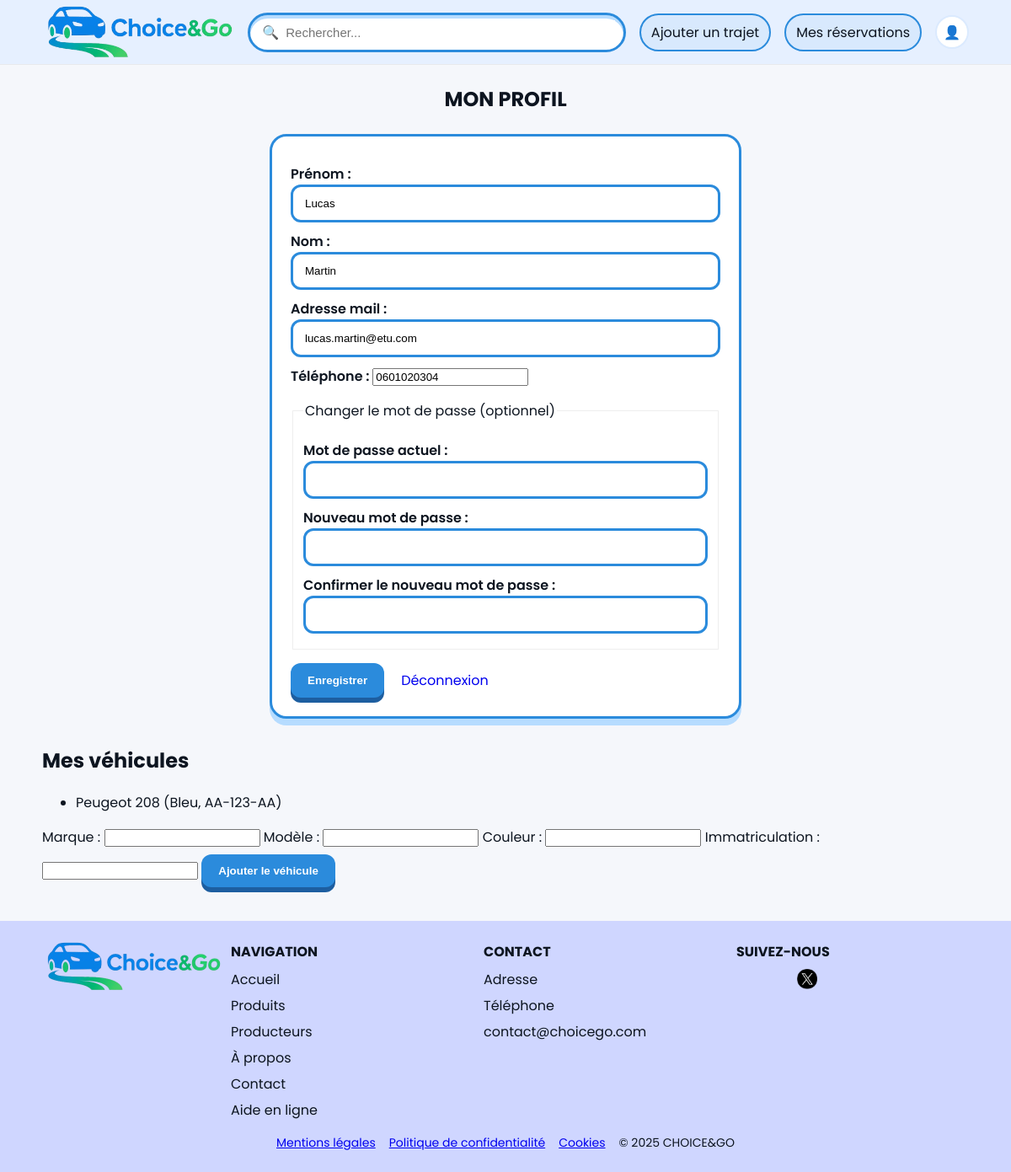
/choicego_siteV2/choicego_site/profile.php (signed in), run on the app's committed database.
### tables this page shows
CREATE TABLE `utilisateurs` (
  `utilisateur_id` int NOT NULL,
  `prenom` varchar(50) NOT NULL,
  `nom` varchar(50) NOT NULL,
  `email` varchar(255) NOT NULL,
  `mot_de_passe` varchar(255) NOT NULL,
  `telephone` varchar(20) DEFAULT NULL,
  `date_inscription` datetime NOT NULL DEFAULT CURRENT_TIMESTAMP
);

CREATE TABLE `vehicules` (
  `vehicule_id` int NOT NULL,
  `utilisateur_id` int NOT NULL,
  `marque` varchar(50) DEFAULT NULL,
  `modele` varchar(50) DEFAULT NULL,
  `couleur` varchar(30) DEFAULT NULL,
  `immatriculation` varchar(20) DEFAULT NULL
);

### choicego_siteV2/choicego_site/profile.php (the view, shortened to what this page needs)
<?php
include __DIR__ . "/includes/db.php";
include __DIR__ . "/includes/header.php";
$userId = (int) $_SESSION['user_id'];
$stmt = $pdo->prepare('SELECT utilisateur_id, prenom, nom, email, telephone FROM utilisateurs WHERE utilisateur_id = :id');
$stmt->execute([':id' => $userId]);
$user = $stmt->fetch();
$vehiclesStmt = $pdo->prepare('SELECT vehicule_id, marque, modele, couleur, immatriculation FROM vehicules WHERE utilisateur_id = :uid');
$vehiclesStmt->execute([':uid' => $userId]);
$vehicles = $vehiclesStmt->fetchAll();
?>
<section class="container auth">
  <h1>MON PROFIL</h1>
  <form class="auth-form" method="post" action="profile.php" novalidate>
    <label>Prénom :
      <input type="text" name="firstname" value="<?php echo htmlspecialchars($user['prenom']); ?>" required />
    </label>
    <label>Nom :
      <input type="text" name="lastname" value="<?php echo htmlspecialchars($user['nom']); ?>" required />
    </label>
    <label>Adresse mail :
      <input type="email" name="email" value="<?php echo htmlspecialchars($user['email']); ?>" required />
    </label>
    <label>Téléphone :
      <input type="tel" name="telephone" value="<?php echo htmlspecialchars($user['telephone'] ?? ''); ?>" />
    </label>
    <fieldset style="margin-top:1rem;border:1px solid #eee;padding:0.75rem;">
      <legend>Changer le mot de passe (optionnel)</legend>
      <label>Mot de passe actuel :
        <input type="password" name="current_password" autocomplete="current-password" />
      </label>
      <label>Nouveau mot de passe :
        <input type="password" name="new_password" autocomplete="new-password" />
      </label>
      <label>Confirmer le nouveau mot de passe :
        <input type="password" name="new_password_confirm" autocomplete="new-password" />
      </label>
    </fieldset>
    <div style="display:flex;gap:0.5rem;margin-top:1rem;">
      <button class="btn-primary" type="submit">Enregistrer</button>
      <a class="btn-secondary" href="logout.php" style="align-self:center;padding:0.5rem 0.75rem;text-decoration:none;">Déconnexion</a>
    </div>
  </form>
  <section style="margin-top:2rem;">
    <h2>Mes véhicules</h2>
    <?php if (count($vehicles) === 0): ?>
      <p>Aucun véhicule enregistré.</p>
    <?php else: ?>
      <ul>
        <?php foreach ($vehicles as $v): ?>
          <li>
            <?php echo htmlspecialchars("{$v['marque']} {$v['modele']} ({$v['couleur']}, {$v['immatriculation']})"); ?>
          </li>
        <?php endforeach; ?>
      </ul>
    <?php endif; ?>
    <form method="post" action="profile.php" style="margin-top:1rem;">
      <label>Marque : <input type="text" name="marque" required /></label>
      <label>Modèle : <input type="text" name="modele" required /></label>
      <label>Couleur : <input type="text" name="couleur" /></label>
      <label>Immatriculation : <input type="text" name="immatriculation" required /></label>
      <button class="btn-primary" type="submit" name="add_vehicle" value="1" style="margin-top:0.5rem;">Ajouter le véhicule</button>
    </form>
  </section>
</section>
<?php include __DIR__ . "/includes/footer.php"; ?>

### choicego_siteV2/choicego_site/assets/css/style.css (style rules this page uses)
:root { --brand:#2b8bdc; --brand-dark:#1d5ea0; --ink:#0d1520; --muted:#6b7280; --bg:#f5f7fb; --card:#ffffff; --accent:#9ecbff; --radius:16px; }
* { box-sizing:border-box }
html,body { margin:0;padding:0;font-family:Poppins, system-ui, -apple-system, Segoe UI, Roboto, 'Helvetica Neue', Arial, 'Noto Sans', 'Apple Color Emoji', 'Segoe UI Emoji', 'Segoe UI Symbol';color:var(--ink);background:var(--bg) }
.container { width:min(1100px, 92%);margin:auto }
.btn-primary { background:var(--brand);border:0;color:#fff;border-radius:12px;padding:12px 20px;font-weight:600;cursor:pointer;box-shadow:0 6px 0 var(--brand-dark) }
.auth h1 { text-align:center;margin:24px 0 }
.auth-form { max-width:560px;margin:0 auto;background:var(--card);padding:22px;border-radius:20px;border:3px solid var(--brand);box-shadow:0 8px 0 #b6dcff }
.auth-form label { display:block;margin:10px 0 6px;font-weight:600 }
.auth-form input[type=email], .auth-form input[type=password], .auth-form input[type=text], .auth-form input[type=date] { width:100%;padding:12px 14px;border:3px solid var(--brand);border-radius:12px }

### data on the page
utilisateurs: firstname "Lucas", lastname "Martin", email "lucas.martin@etu.com", telephone "0601020304"
vehicules: marque+modele+couleur "Peugeot 208 (Bleu, AA-123-AA)"
